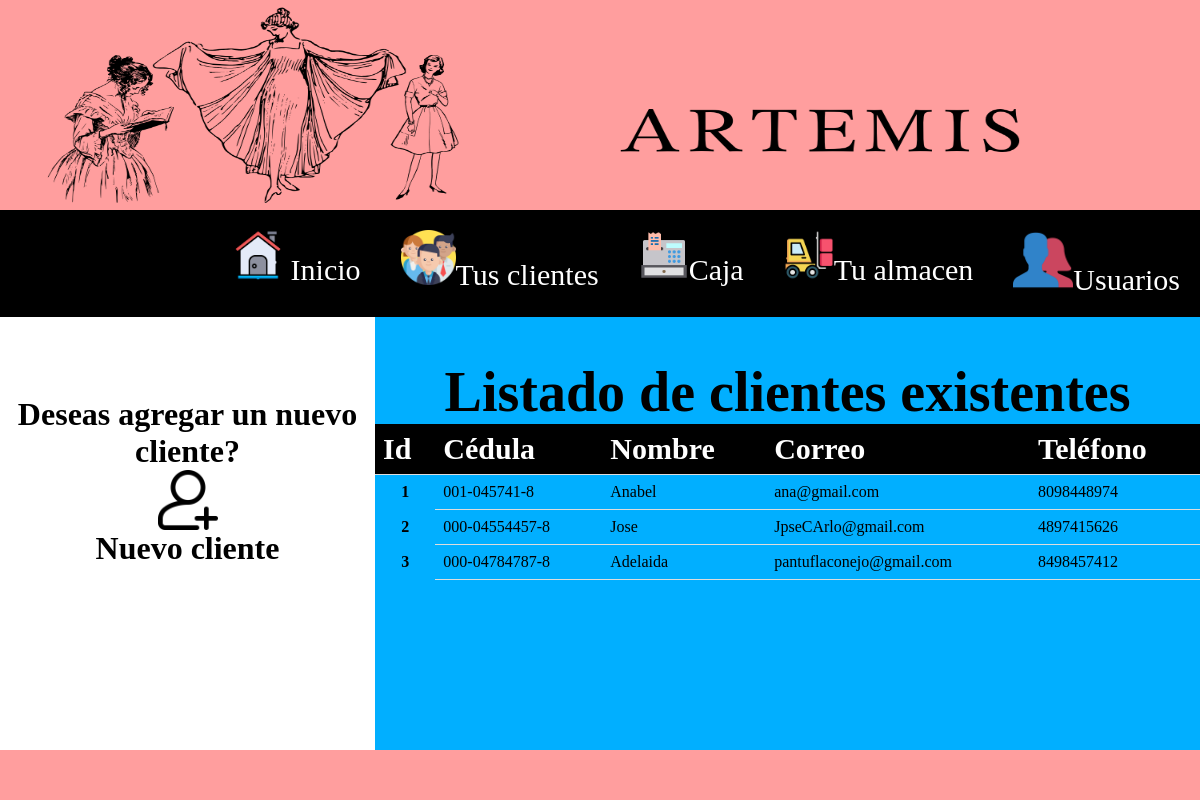
The app's page /Clientes.php with its own data.
### tables this page shows
CREATE TABLE IF NOT EXISTS `clientes` (
  `Id_cli` mediumint(255) NOT NULL,
  `Cedula` varchar(255) NOT NULL,
  `Nombre` varchar(255) NOT NULL,
  `Correo` varchar(255) NOT NULL,
  `Telefono` varchar(255) NOT NULL,
  `Foto` varchar(255) NOT NULL
);

### Clientes.php (the view, shortened to what this page needs)
<?php
$sql ="select Id_cli, Cedula, Nombre, Correo, Telefono from Clientes";
$resultado=mysql_query($sql);
?>
<html>
<head>
<link rel="stylesheet" type="text/css" href="css/estilos.css">
  </head>
</head>
<body bgcolor="white">
<div class="container">
  <header class="header bar"> <img src="sources/1.png" width="100%" height="210">
  <nav>
		<ul>
			<li><a href="Inicio.php"><img src="sources/8.png" width="50" height="50"> Inicio</a></li>
			<li><a href="Clientes.php"> <img src="sources/9.png" width="55" height="55">Tus clientes</a></li>
			<li><a href="Compra.php"> <img src="sources/10.png" width="50" height="50">Caja</a></li>
			<li><a href="Inventario.php"> <img src="sources/11.png" width="50" height="50">Tu almacen</a></li>
			<li><a href="user.php"><img src="sources/12.png" width="60" height="60">Usuarios</a></li>
		</ul>
	</nav>
</header>
	<div class="content-body">
    <aside class="ads1">
    <br><br><br><br><br><br><br><br><br>
    <br><br>  <br><br><br><br><br><br><br><br><br>
    <br><br>
    <p class="letra">Deseas agregar un nuevo cliente?
         <br>
         <a href="Formulario_Cliente.php"><img src="sources/15.png" width="60" height="60"></a>
         <br>
  Nuevo cliente
  </p>
    </aside>
        <main class="content1">
        <br><br><br><br><br>  <br><br><br><br><br>  <br><br><br><br><br>  <br><br><br><br><br>
<p class="titulo">Listado de clientes existentes</p>
<table class="tabla_art" cellspacing="7"  width="100%">
    <thead class="thead-dark">
          <tr>
                <th class="th_art"><p class="blanco_art">Id</p></th>
                <th class="th_art"><p class="blanco_art">Cédula</p></th>
                <th class="th_art"> <p class="blanco_art">Nombre</p></th>
                <th class="th_art"><p class="blanco_art">Correo</p></th>
                <th class="th_art"><p class="blanco_art">Teléfono</p></th>
          </tr>
    </thead>
    <tbody id="Contenedor">
    <?php
while ($filas=mysql_fetch_assoc($resultado)) {
     ?>
          <tr>
          <th scope="row"><?php echo $filas['Id_cli'] ?></th>
                <td class="td_art"><?php echo $filas['Cedula'] ?></td>
                <td class="td_art"><?php echo $filas['Nombre'] ?></td>
                <td class="td_art"><?php echo $filas['Correo'] ?></td>
                <td class="td_art"><?php echo $filas['Telefono'] ?></td>
                <?php
              } ?>
    </tbody>
</table>
    </main>
  </div>
  <footer class="footer">
  <img src="sources/5.png" width="100%" height="50">
  </footer>
</div>
</body>
</html>

### css/estilos.css (style rules this page uses)
* { padding: 0; margin: 0; }
.titulo { font-weight: bold; font-family: gabriola; font-size: 350%; text-align: center; color:black; }
.letra { color: black; font-weight: bold; font-family: gabriola; font-size: 200%; text-align: center; }
a { text-decoration:none; color:#FFF; }
.bar { background: rgb(0, 0, 0); width: 100%; position: fixed; }
nav { float: right; }
nav ul { list-style: none; overflow: hidden; }
nav ul li { float: left; font-family: gabriola; font-size: 30px; }
nav ul li a { display: block; padding: 10px; color: white; text-decoration: none; }
nav ul li a { display: block; padding: 20px; color: white; text-decoration: none; }
.container { display: flex; flex-direction: column; height: 100vh; color: white; }
.header { flex: 0 0 50px; }
.content-body { flex: 1 1 auto; display: flex; flex-direction: row; }
.footer { flex: 0 0 50px; }
.content-body .content1 { flex: 1 1 auto; overflow: auto; background-color: rgb(1, 175, 255); background-position: center; background-repeat: no-repeat; height: 100%; width: 1100px; }
.content-body .ads1 { flex: 1 1 auto; overflow: auto; height: 100%; width: 500px; }
.tabla_art { border-collapse: collapse; width: 100%; }
.th_art { padding: 8px; text-align: left; border-bottom: 1px solid #ddd; background-color: black; }
.td_art { padding: 8px; text-align: left; border-bottom: 1px solid #ddd; }
.blanco_art { color:white; font-family: gabriola; font-size: 30px; }

### records on screen
clientes: Id_cli "1", Cedula "001-045741-8", Nombre "Anabel", Correo "ana@gmail.com", Telefono "8098448974"
clientes: Id_cli "2", Cedula "000-04554457-8", Nombre "Jose", Correo "JpseCArlo@gmail.com", Telefono "4897415626"
clientes: Id_cli "3", Cedula "000-04784787-8", Nombre "Adelaida", Correo "pantuflaconejo@gmail.com", Telefono "8498457412"
